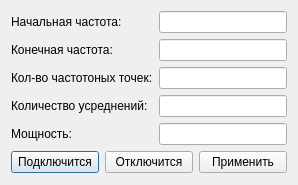
<?xml version="1.0" encoding="UTF-8"?>
<ui version="4.0">
 <class>analayzer</class>
 <widget class="QDialog" name="analayzer">
  <property name="geometry">
   <rect>
    <x>0</x>
    <y>0</y>
    <width>298</width>
    <height>185</height>
   </rect>
  </property>
  <property name="windowTitle">
   <string>Analuzer</string>
  </property>
  <layout class="QGridLayout" name="gridLayout">
   <item row="0" column="0">
    <layout class="QHBoxLayout" name="horizontalLayout_2">
     <item>
      <layout class="QVBoxLayout" name="verticalLayout_2">
       <item>
        <widget class="QLabel" name="label">
         <property name="text">
          <string>Начальная частота:</string>
         </property>
        </widget>
       </item>
       <item>
        <widget class="QLabel" name="label_2">
         <property name="text">
          <string>Конечная частота:</string>
         </property>
        </widget>
       </item>
       <item>
        <widget class="QLabel" name="label_3">
         <property name="text">
          <string>Кол-во частотоных точек:</string>
         </property>
        </widget>
       </item>
       <item>
        <widget class="QLabel" name="averag_count">
         <property name="text">
          <string>Количество усреднений:</string>
         </property>
        </widget>
       </item>
       <item>
        <widget class="QLabel" name="label_5">
         <property name="text">
          <string>Мощность:</string>
         </property>
        </widget>
       </item>
      </layout>
     </item>
     <item>
      <layout class="QVBoxLayout" name="verticalLayout">
       <item>
        <widget class="QLineEdit" name="start_freq"/>
       </item>
       <item>
        <widget class="QLineEdit" name="end_freq"/>
       </item>
       <item>
        <widget class="QLineEdit" name="step_freq"/>
       </item>
       <item>
        <widget class="QLineEdit" name="avareg_count"/>
       </item>
       <item>
        <widget class="QLineEdit" name="power"/>
       </item>
      </layout>
     </item>
    </layout>
   </item>
   <item row="1" column="0">
    <layout class="QHBoxLayout" name="horizontalLayout">
     <item>
      <widget class="QPushButton" name="Connect_btn">
       <property name="text">
        <string>Подключится</string>
       </property>
      </widget>
     </item>
     <item>
      <widget class="QPushButton" name="disconnecnt_btn">
       <property name="text">
        <string>Отключится</string>
       </property>
      </widget>
     </item>
     <item>
      <widget class="QPushButton" name="applyButton">
       <property name="text">
        <string>Применить</string>
       </property>
      </widget>
     </item>
    </layout>
   </item>
  </layout>
 </widget>
 <resources/>
 <connections/>
</ui>
